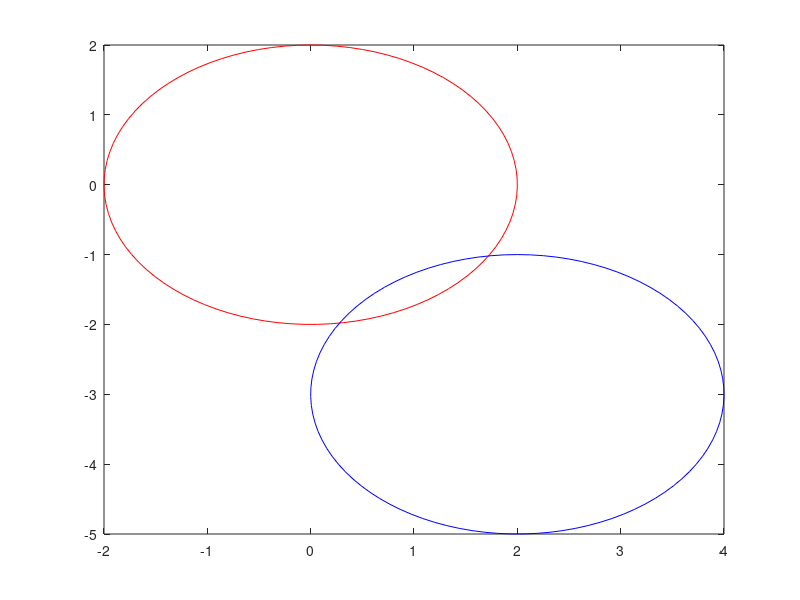

Recreate this plot in MATLAB.
function test2
th = linspace(1, 2*pi + 1);
r = 2;
x = r*cos(th);
y = r*sin(th);
plot(x, y, 'r');
hold on
plot(x + 2, y - 3, 'b');
end